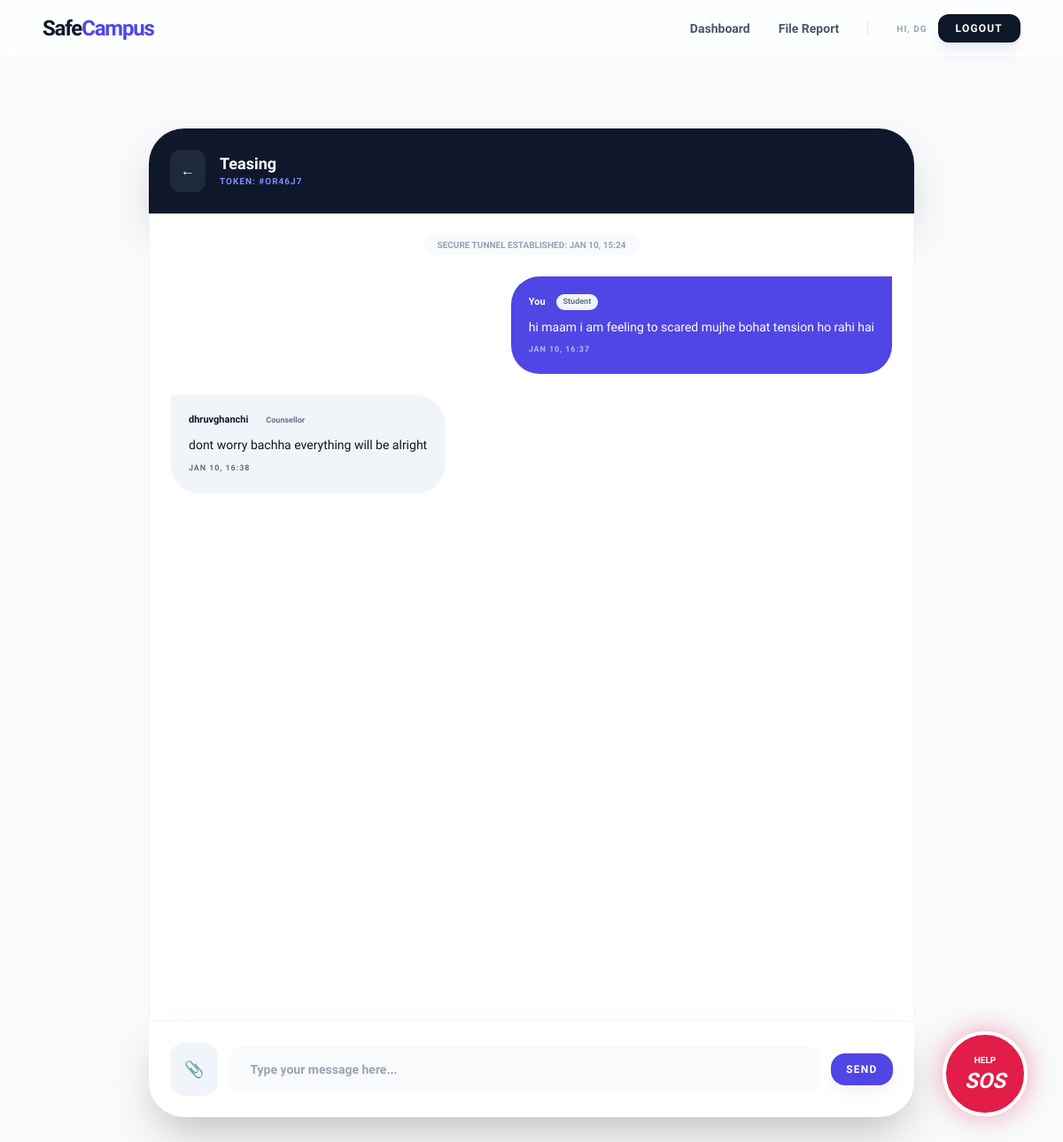
Screenshot of /my-case/4/chat/ (signed in) with the database file from the repository.
### core/models.py (models this page shows, shortened)
class User(AbstractUser):
    ROLE_CHOICES = (
        ('student', 'Student'),
        ('counsellor', 'Counsellor'),
        ('admin', 'Admin'),
    )
    role = models.CharField(max_length=20, choices=ROLE_CHOICES, default='student')

class Incident(models.Model):
    STATUS_CHOICES = (
        ('New', 'New'),
        ('Under Review', 'Under Review'),
        ('Action Taken', 'Action Taken'),
        ('Resolved', 'Resolved'),
    )
    voice_recording = models.FileField(upload_to='sos_recordings/', null=True, blank=True)
    is_emergency = models.BooleanField(default=False)
    sentiment_score = models.FloatField(default=0.0)
    case_token = models.CharField(max_length=10, unique=True, null=True, blank=True)
    title = models.CharField(max_length=200)
    description = models.TextField()
    location = models.CharField(max_length=100)
    reported_at = models.DateTimeField(auto_now_add=True)
    updated_at = models.DateTimeField(auto_now=True)
    incident_date = models.DateTimeField()
    status = models.CharField(max_length=20, choices=STATUS_CHOICES, default='New')
    evidence = models.FileField(upload_to='evidence/%Y/%m/%d/', null=True, blank=True)
    internal_notes = models.TextField(blank=True, null=True)
    is_anonymous = models.BooleanField(default=False)
    is_identity_revealed = models.BooleanField(default=False)
    reporter = models.ForeignKey(User, on_delete=models.SET_NULL, null=True, blank=True)
    class Meta:
        ordering = ['-is_emergency', '-updated_at']

class Message(models.Model):
    incident = models.ForeignKey(Incident, on_delete=models.CASCADE) # Fixed here
    sender = models.ForeignKey(User, on_delete=models.CASCADE)     # Fixed here
    text = models.TextField(blank=True)
    attachment = models.FileField(upload_to='chat_attachments/', null=True, blank=True)
    created_at = models.DateTimeField(auto_now_add=True)
    def __str__(self):
        return f"Message from {self.sender.username} at {self.created_at}"

### core/views.py (the view, shortened to what this page needs)
# urls.py: path('my-case/<int:incident_id>/chat/', views.chat_view, name='chat_view'),
@login_required
def chat_view(request, incident_id):
    incident = get_object_or_404(Incident, id=incident_id, reporter=request.user)
    if incident.status == 'Resolved' and request.method == 'POST':
        messages.error(request, "This case is resolved and the chat is closed.")
        return redirect('chat_view', incident_id=incident.id)
    chat_messages = Message.objects.filter(incident=incident).order_by('created_at')
    return render(request, 'core/chat.html', {'incident': incident, 'messages': chat_messages})

### core/templates/core/chat.html (shortened to what this page needs)
{% extends 'core/base.html' %}
{% block content %}
<div class="max-w-4xl mx-auto px-4 py-8 h-[calc(100vh-120px)] flex flex-col">
    <div class="bg-slate-900 rounded-t-[2.5rem] p-6 text-white flex justify-between items-center shadow-2xl">
        <div class="flex items-center gap-4">
            <a href="{% url 'student_dashboard' %}" class="bg-slate-800 p-3 rounded-xl hover:bg-indigo-600 transition">
                ←
            </a>
            <div>
                <h2 class="font-black text-lg leading-tight">{{ incident.title|truncatechars:30 }}</h2>
                <div class="flex items-center gap-2">
                    <span class="text-[10px] font-black text-indigo-400 uppercase tracking-widest">
                        Token: #{{ incident.case_token }}
                    </span>
                </div>
            </div>
        </div>
    </div>
    <div class="flex-1 bg-white border-x border-slate-100 overflow-y-auto p-6 space-y-6 no-scrollbar" id="chat-window" role="log" aria-live="polite" aria-label="Conversation messages">
        <div class="flex justify-center">
            <span class="bg-slate-50 text-slate-400 text-[10px] font-black uppercase px-4 py-1 rounded-full">
                Secure Tunnel Established: {{ incident.reported_at|date:"M d, H:i" }}
            </span>
        </div>
        {% for message in messages %}
            <div class="flex {% if message.sender == request.user %}justify-end{% else %}justify-start{% endif %}">
                <div class="max-w-[80%] {% if message.sender == request.user %}bg-indigo-600 text-white rounded-[2rem] rounded-tr-none{% else %}bg-slate-100 text-slate-900 rounded-[2rem] rounded-tl-none{% endif %} p-5 shadow-sm">
                    <div class="flex items-center gap-3 mb-2">
                        <span class="text-[11px] font-bold">{% if message.sender == request.user %}You{% else %}{{ message.sender.username }}{% endif %}</span>
                        {% if message.sender.role %}
                            <span class="text-[9px] px-2 py-0.5 rounded-full bg-slate-100 text-slate-500 font-black">{{ message.sender.role|title }}</span>
                        {% endif %}
                    </div>
                    {% if message.text %}
                        <p class="text-sm font-medium leading-relaxed">{{ message.text }}</p>
                    {% endif %}
                    <span class="text-[9px] font-bold opacity-60 mt-2 block uppercase tracking-widest">
                        {{ message.created_at|date:"M d, H:i" }}
                    </span>
                </div>
            </div>
        {% endfor %}
    </div>
    <div class="bg-white border-t border-slate-100 p-6 rounded-b-[2.5rem] shadow-2xl">
        {% if incident.status == 'Resolved' %}
            <div class="bg-emerald-50 border border-emerald-100 rounded-2xl p-4 text-center">
                <p class="text-emerald-700 text-xs font-black uppercase tracking-widest mb-2">✅ This Case is Resolved</p>
                <p class="text-slate-500 text-[10px] font-medium leading-relaxed">
                    The administration has marked this incident as complete. Communication is now closed.
                    You can download the full transcript as a PDF from the header above.
                </p>
            </div>
        {% else %}
            <form method="POST" enctype="multipart/form-data" class="flex gap-3 items-center sticky-action-target">
                <label class="cursor-pointer bg-slate-100 p-4 rounded-2xl hover:bg-slate-200 transition active:scale-95 flex items-center justify-center" role="button" tabindex="0" aria-label="Attach file">
                    <span class="text-lg" title="Attach file">📎</span>
                </label>
                <input type="text" name="message" id="message-text" aria-label="Type your message" placeholder="Type your message here..."
                       class="flex-1 bg-slate-50 border-none rounded-2xl px-6 py-4 text-sm font-bold focus:ring-2 focus:ring-indigo-600 transition">
                <button type="submit" id="send-button" class="btn-primary text-xs uppercase tracking-widest active:scale-90" disabled aria-disabled="true" aria-label="Send message">
                    Send
                </button>
            </form>
        {% endif %}
    </div>
</div>
{% endblock %}

### core/templates/core/base.html (shortened to what this page needs)
<!DOCTYPE html>
<html lang="en">
<head>
    <script src="https://cdn.tailwindcss.com"></script>
    <link href="https://cdnjs.cloudflare.com/ajax/libs/font-awesome/6.4.0/css/all.min.css" rel="stylesheet">
</head>
<body class="bg-slate-50 min-h-screen flex flex-col pb-20 md:pb-0">
    <nav class="glass border-b border-slate-100 py-4 px-6 md:px-12 sticky top-0 z-[90]" role="navigation" aria-label="Main navigation">
        <div class="max-w-7xl mx-auto flex justify-between items-center">
            <a href="{% url 'home' %}" class="text-2xl font-black text-slate-900 tracking-tighter">
                Safe<span class="text-indigo-600">Campus</span>
            </a>
            <div class="hidden md:flex items-center gap-8">
                {% if user.is_authenticated %}
                    {% if user.is_superuser or user.role == 'admin' %}
                        <a href="{% url 'admin_dashboard' %}" class="text-sm font-bold text-slate-600 hover:text-indigo-600 transition">Admin Panel</a>
                    {% elif user.role == 'counsellor' %}
                        <a href="{% url 'counsellor_dashboard' %}" class="text-sm font-bold text-slate-600 hover:text-indigo-600 transition">Counsellor Hub</a>
                    {% else %}
                        <a href="{% url 'student_dashboard' %}" class="text-sm font-bold text-slate-600 hover:text-indigo-600 transition">Dashboard</a>
                    {% endif %}
                    <a href="{% url 'report_incident' %}" class="text-sm font-bold text-slate-600 hover:text-rose-600 transition">File Report</a>
                    <div class="flex items-center gap-3">
                        <span class="text-[10px] font-black text-slate-400 uppercase tracking-widest">Hi, {{ user.username }}</span>
                        <a href="{% url 'logout' %}" class="bg-slate-900 text-white px-5 py-2 rounded-xl text-xs font-black uppercase tracking-widest hover:bg-rose-600 transition shadow-lg shadow-slate-200">Logout</a>
                    </div>
                {% else %}
                    <a href="{% url 'login' %}" class="text-sm font-bold text-slate-900 uppercase">Login</a>
                    <a href="{% url 'register' %}" class="bg-indigo-600 text-white px-6 py-2.5 rounded-xl text-sm font-black uppercase tracking-widest shadow-lg shadow-indigo-100 transition hover:scale-105">Join</a>
                {% endif %}
            </div>
        </div>
    </nav>
    <main id="main-content" role="main" class="flex-grow w-full max-w-7xl mx-auto py-6">
        {% block content %}
        {% endblock %}
    </main>
    {% if user.is_authenticated and user.role == 'student' %}
    <div class="fixed top-24 right-4 z-[80] md:bottom-10 md:right-10 md:top-auto">
        <button id="sosBtn" class="w-14 h-14 md:w-24 md:h-24 bg-rose-600 text-white rounded-full shadow-[0_0_30px_rgba(225,29,72,0.4)] flex flex-col items-center justify-center border-2 md:border-4 border-white animate-pulse active:scale-95 transition-all">
            <span class="text-[8px] md:text-[10px] font-black uppercase">Help</span>
            <span class="text-base md:text-2xl font-black italic">SOS</span>
        </button>
    </div>
    {% endif %}
</body>
</html>

### core/templates/core/base.html (style rules this page uses)
:root { --brand-600: #4f46e5; --brand-700: #4338ca; --muted: #94a3b8; --surface: #ffffff; --radius-lg: 1rem; --focus-ring: rgba(79,70,229,0.18); --shadow-sm: 0 6px 18px rgba(15,23,42,0.06); }
body { font-family: 'Plus Jakarta Sans', sans-serif; -webkit-tap-highlight-color: transparent; }
.glass { background: rgba(255, 255, 255, 0.7); backdrop-filter: blur(12px); -webkit-backdrop-filter: blur(12px); }
.btn-primary { background:var(--brand-600); color:#fff; padding:0.6rem 1.1rem; border-radius:var(--radius-lg); font-weight:800; box-shadow:var(--shadow-sm); display:inline-flex; align-items:center; gap:.5rem; }

### core/templates/core/chat.html (style rules this page uses)
.no-scrollbar { -ms-overflow-style: none; scrollbar-width: none; }

### rows the page displays
User: username "DG"
Incident: title "Teasing", case_token "OR46J7", reported_at "JAN 10, 15:24"
Message: shows "You", sender.role "Student", text "hi maam i am feeling to scared mujhe bohat tension ho rahi hai", created_at "JAN 10, 16:37"
Message: sender.username "dhruvghanchi", sender.role "Counsellor", text "dont worry bachha everything will be alright", created_at "JAN 10, 16:38"
